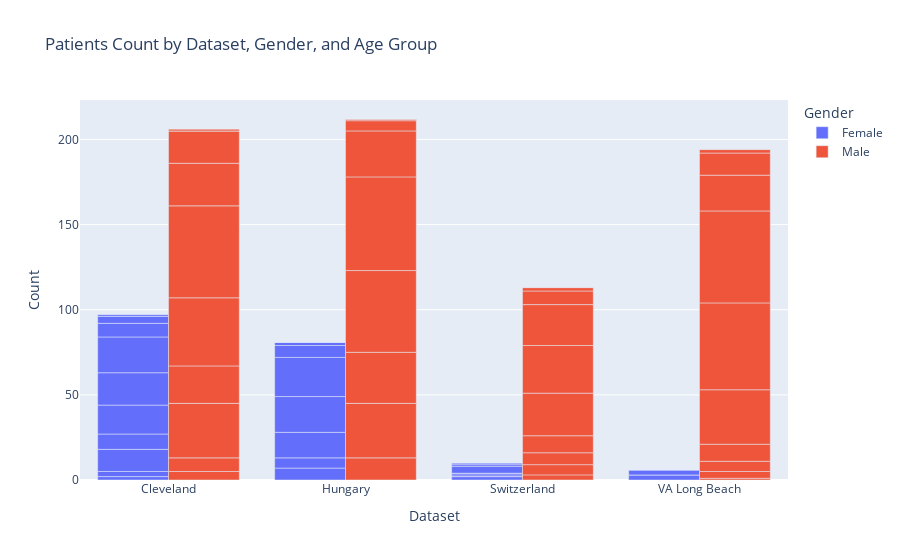

The notebook cell this image was saved under:
### Code cell
# Age bins for 28-77 range
age_bins = [28, 35, 40, 45, 50, 55, 60, 65, 70, 75, 77]
df['age_group'] = pd.cut(df['age'], bins=age_bins, labels=[
    '28-34', '35-39', '40-44', '45-49', '50-54', '55-59', '60-64', '65-69', '70-75', '76-77'
])

# Group by dataset, sex, and age_group for counts
grouped = df.groupby(['dataset', 'sex', 'age_group']).size().reset_index(name='count')

# Plotly bar plot: hover shows gender, age bin, and count
fig1 = px.bar(
    grouped,
    x='dataset',
    y='count',
    color='sex',
    barmode='group',
    title='Patients Count by Dataset, Gender, and Age Group',
    hover_data=['sex', 'age_group', 'count']
)
fig1.update_layout(
    xaxis_title="Dataset",
    yaxis_title="Count",
    legend_title_text="Gender"
)

# Save the figure
folder_name = 'Plotly Plots'  # Folder to save the image
figure_name = 'my_figure1.html'  # Change this to your desired figure name
saved_path = save_figure(fig1, folder_name, figure_name)

fig1.show()

### Figure 1 — Plotly figure (JSON) as saved in the notebook; plotly's stock layout.template omitted (floating-point values rounded to 4 significant figures)
{"data": [{"alignmentgroup": "True", "customdata": [["Female", "28-34"], ["Female", "35-39"], ["Female", "40-44"], ["Female", "45-49"], ["Female", "50-54"], ["Female", "55-59"], ["Female", "60-64"], ["Female", "65-69"], ["Female", "70-75"], ["Female", "76-77"], ["Female", "28-34"], ["Female", "35-39"], ["Female", "40-44"], ["Female", "45-49"], ["Female", "50-54"], ["Female", "55-59"], ["Female", "60-64"], ["Female", "65-69"], ["Female", "70-75"], ["Female", "76-77"], ["Female", "28-34"], ["Female", "35-39"], ["Female", "40-44"], ["Female", "45-49"], ["Female", "50-54"], ["Female", "55-59"], ["Female", "60-64"], ["Female", "65-69"], ["Female", "70-75"], ["Female", "76-77"], ["Female", "28-34"], ["Female", "35-39"], ["Female", "40-44"], ["Female", "45-49"], ["Female", "50-54"], ["Female", "55-59"], ["Female", "60-64"], ["Female", "65-69"], ["Female", "70-75"], ["Female", "76-77"]], "hovertemplate": "sex=%{customdata[0]}<br>dataset=%{x}<br>count=%{y}<br>age_group=%{customdata[1]}<extra></extra>", "legendgroup": "Female", "marker": {"color": "#636efa", "pattern": {"shape": ""}}, "name": "Female", "offsetgroup": "Female", "orientation": "v", "showlegend": true, "textposition": "auto", "type": "bar", "x": ["Cleveland", "Cleveland", "Cleveland", "Cleveland", "Cleveland", "Cleveland", "Cleveland", "Cleveland", "Cleveland", "Cleveland", "Hungary", "Hungary", "Hungary", "Hungary", "Hungary", "Hungary", "Hungary", "Hungary", "Hungary", "Hungary", "Switzerland", "Switzerland", "Switzerland", "Switzerland", "Switzerland", "Switzerland", "Switzerland", "Switzerland", "Switzerland", "Switzerland", "VA Long Beach", "VA Long Beach", "VA Long Beach", "VA Long Beach", "VA Long Beach", "VA Long Beach", "VA Long Beach", "VA Long Beach", "VA Long Beach", "VA Long Beach"], "xaxis": "x", "y": [2, 3, 13, 9, 17, 19, 21, 8, 4, 1, 7, 6, 15, 21, 23, 7, 2, 0, 0, 0, 0, 2, 0, 1, 1, 0, 4, 1, 1, 0, 0, 0, 0, 0, 3, 0, 3, 0, 0, 0], "yaxis": "y"}, {"alignmentgroup": "True", "customdata": [["Male", "28-34"], ["Male", "35-39"], ["Male", "40-44"], ["Male", "45-49"], ["Male", "50-54"], ["Male", "55-59"], ["Male", "60-64"], ["Male", "65-69"], ["Male", "70-75"], ["Male", "76-77"], ["Male", "28-34"], ["Male", "35-39"], ["Male", "40-44"], ["Male", "45-49"], ["Male", "50-54"], ["Male", "55-59"], ["Male", "60-64"], ["Male", "65-69"], ["Male", "70-75"], ["Male", "76-77"], ["Male", "28-34"], ["Male", "35-39"], ["Male", "40-44"], ["Male", "45-49"], ["Male", "50-54"], ["Male", "55-59"], ["Male", "60-64"], ["Male", "65-69"], ["Male", "70-75"], ["Male", "76-77"], ["Male", "28-34"], ["Male", "35-39"], ["Male", "40-44"], ["Male", "45-49"], ["Male", "50-54"], ["Male", "55-59"], ["Male", "60-64"], ["Male", "65-69"], ["Male", "70-75"], ["Male", "76-77"]], "hovertemplate": "sex=%{customdata[0]}<br>dataset=%{x}<br>count=%{y}<br>age_group=%{customdata[1]}<extra></extra>", "legendgroup": "Male", "marker": {"color": "#EF553B", "pattern": {"shape": ""}}, "name": "Male", "offsetgroup": "Male", "orientation": "v", "showlegend": true, "textposition": "auto", "type": "bar", "x": ["Cleveland", "Cleveland", "Cleveland", "Cleveland", "Cleveland", "Cleveland", "Cleveland", "Cleveland", "Cleveland", "Cleveland", "Hungary", "Hungary", "Hungary", "Hungary", "Hungary", "Hungary", "Hungary", "Hungary", "Hungary", "Hungary", "Switzerland", "Switzerland", "Switzerland", "Switzerland", "Switzerland", "Switzerland", "Switzerland", "Switzerland", "Switzerland", "Switzerland", "VA Long Beach", "VA Long Beach", "VA Long Beach", "VA Long Beach", "VA Long Beach", "VA Long Beach", "VA Long Beach", "VA Long Beach", "VA Long Beach", "VA Long Beach"], "xaxis": "x", "y": [5, 8, 32, 22, 40, 54, 25, 19, 0, 1, 13, 32, 30, 48, 55, 27, 6, 1, 0, 0, 3, 6, 7, 10, 25, 28, 24, 8, 2, 0, 1, 4, 6, 10, 32, 51, 54, 21, 13, 2], "yaxis": "y"}], "layout": {"barmode": "group", "legend": {"title": {"text": "Gender"}, "tracegroupgap": 0}, "title": {"text": "Patients Count by Dataset, Gender, and Age Group"}, "xaxis": {"anchor": "y", "domain": [0, 1], "title": {"text": "Dataset"}}, "yaxis": {"anchor": "x", "domain": [0, 1], "title": {"text": "Count"}}}}
